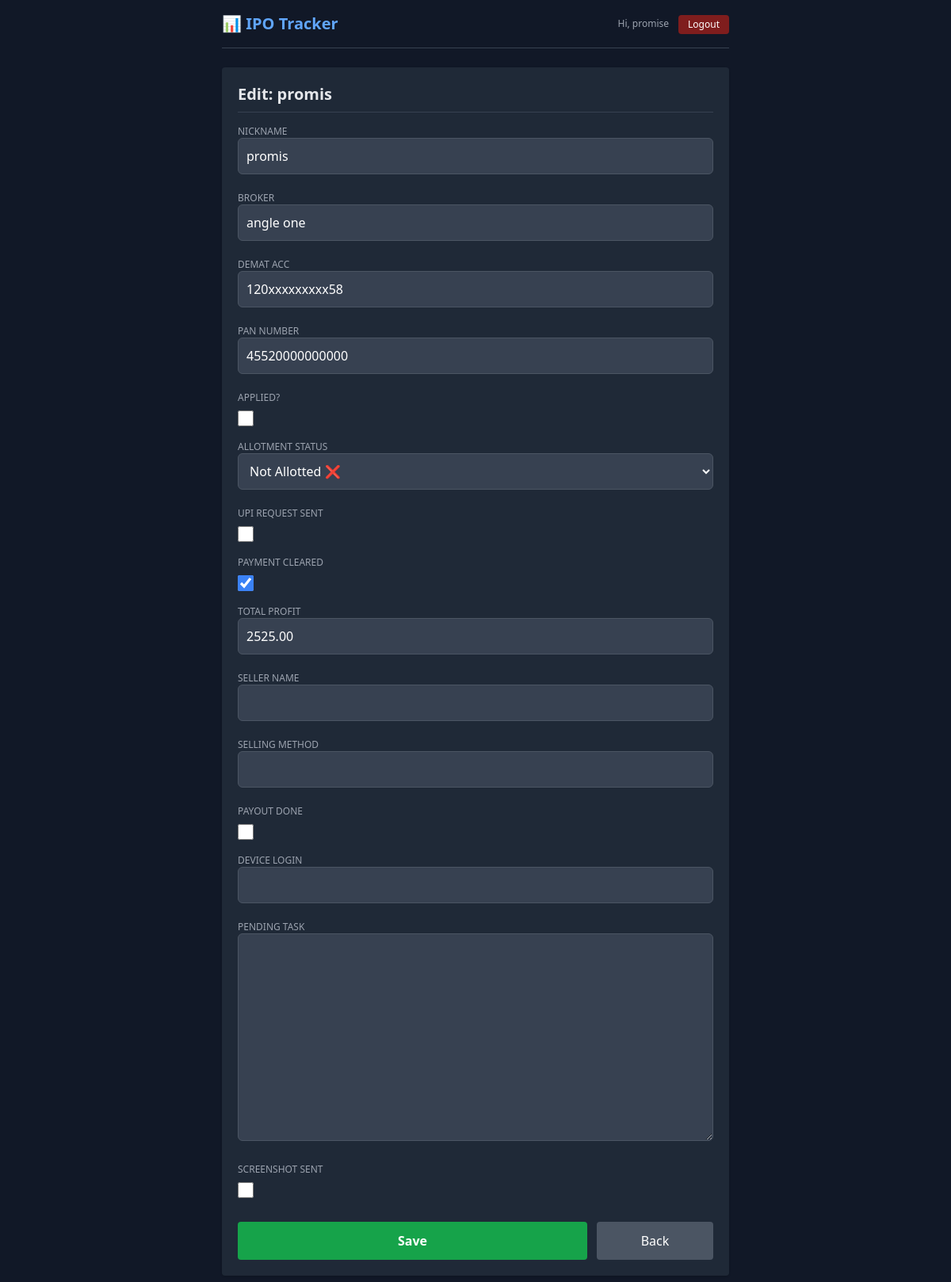
Page /detail/1/ (signed in) on the committed database.
### core/models.py (models this page shows, shortened)
class ClientApp(models.Model):
    owner = models.ForeignKey(User, on_delete=models.CASCADE)
    ipo = models.ForeignKey(IPO, on_delete=models.CASCADE)
    nickname = models.CharField(max_length=100)
    broker = models.CharField(max_length=50)
    demat_acc = models.CharField(max_length=50, blank=True)
    pan_number = models.CharField(max_length=20, blank=True)
    is_applied = models.BooleanField(default=False, verbose_name="Applied?")
    ALLOTMENT_CHOICES = [('Pending', 'Pending'), ('Allotted', 'Allotted ✅'), ('Not Allotted', 'Not Allotted ❌')]
    allotment_status = models.CharField(max_length=20, choices=ALLOTMENT_CHOICES, default='Pending')
    upi_request_sent = models.BooleanField(default=False)
    payment_cleared = models.BooleanField(default=False)
    total_profit = models.DecimalField(max_digits=10, decimal_places=2, default=0.00)
    profit_share_45 = models.DecimalField(max_digits=10, decimal_places=2, default=0.00, editable=False)
    seller_name = models.CharField(max_length=50, blank=True)
    selling_method = models.CharField(max_length=50, blank=True)
    payout_done = models.BooleanField(default=False)
    device_login = models.CharField(max_length=50, blank=True)
    pending_task = models.TextField(blank=True)
    screenshot_sent = models.BooleanField(default=False)

### core/views.py (the view)
# urls.py: path('detail/<int:id>/', views.client_detail, name='client_detail'),
@login_required(login_url='login')
def client_detail(request, id):
    client = get_object_or_404(ClientApp, id=id, owner=request.user)
    if request.method == "POST":
        form = ClientForm(request.POST, instance=client)
        if form.is_valid():
            form.save()
            return redirect(f'/?ipo_id={client.ipo.id}')
    else:
        form = ClientForm(instance=client)
    return render(request, 'core/form.html', {'form': form, 'title': f'Edit: {client.nickname}'})

### core/templates/core/form.html (shortened to what this page needs)
{% extends 'core/base.html' %}
{% block content %}
<div class="bg-gray-800 p-5 rounded shadow">
    <h2 class="text-xl font-bold mb-4 border-b border-gray-700 pb-2">{{ title }}</h2>
    <form method="POST">{% csrf_token %}
        {% for field in form %}
        <div class="mb-3"><label class="block text-gray-400 text-xs uppercase">{{ field.label }}</label><div class="text-black">{{ field }}</div></div>
        {% endfor %}
        <div class="mt-6 flex gap-3"><button type="submit" class="w-full bg-green-600 py-3 rounded font-bold text-white">Save</button><a href="/" class="w-1/3 bg-gray-600 text-center py-3 rounded text-white">Back</a></div>
    </form>
</div>
{% endblock %}

### core/templates/core/base.html (shortened to what this page needs)
<!DOCTYPE html>
<html lang="en" class="dark">
<head>
    <script src="https://cdn.tailwindcss.com"></script>
</head>
<body class="p-4 max-w-2xl mx-auto">
    <nav class="flex justify-between items-center mb-6 border-b border-gray-700 pb-4">
        <a href="/" class="text-xl font-bold text-blue-400">📊 IPO Tracker</a>
        <div class="flex gap-3 items-center">
            {% if user.is_authenticated %}
                <span class="text-xs text-gray-400 hidden sm:block">Hi, {{ user.username }}</span>
                <form action="{% url 'logout' %}" method="post">
                    <button type="submit" class="text-xs bg-red-900 hover:bg-red-800 text-white px-3 py-1 rounded">Logout</button>
                </form>
            {% else %}
                <a href="{% url 'login' %}" class="text-xs bg-blue-600 hover:bg-blue-700 text-white px-3 py-1 rounded">Login</a>
                <a href="{% url 'signup' %}" class="text-xs bg-green-600 hover:bg-green-700 text-white px-3 py-1 rounded">Sign Up</a>
            {% endif %}
        </div>
    </nav>
    {% block content %}{% endblock %}
</body>
</html>

### core/templates/core/base.html (style rules this page uses)
body { background-color: #111827; color: #e5e7eb; }
.input-dark { background-color: #374151; border: 1px solid #4b5563; color: white; padding: 10px; width: 100%; border-radius: 6px; margin-bottom: 10px; }

### rows in the picture
ClientApp: form "promis" "angle one" "120xxxxxxxxx58" "45520000000000" "Not Allotted ❌" "☑" "2525.00"

### other values in the picture
{{ user.username }} "promise"
{{ title }} "Edit: promis"
{{ field.label }} "NICKNAME" "BROKER" "DEMAT ACC" "PAN NUMBER" "APPLIED?" "ALLOTMENT STATUS" "UPI REQUEST SENT" "PAYMENT CLEARED" "TOTAL PROFIT" "SELLER NAME" "SELLING METHOD" "PAYOUT DONE" "DEVICE LOGIN" "PENDING TASK" "SCREENSHOT SENT"
